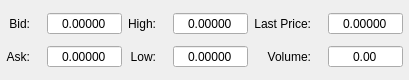
       <widget class="QWidget" name="widgetMarket" native="true">
        <property name="sizePolicy">
         <sizepolicy hsizetype="Preferred" vsizetype="Preferred">
          <horstretch>0</horstretch>
          <verstretch>0</verstretch>
         </sizepolicy>
        </property>
        <property name="minimumSize">
         <size>
          <width>0</width>
          <height>0</height>
         </size>
        </property>
        <property name="maximumSize">
         <size>
          <width>500</width>
          <height>80</height>
         </size>
        </property>
        <property name="accessibleName">
         <string>MARKET_GROUPBOX</string>
        </property>
        <property name="accessibleDescription">
         <string/>
        </property>
        <layout class="QHBoxLayout" name="horizontalLayout_12">
         <property name="spacing">
          <number>6</number>
         </property>
         <property name="leftMargin">
          <number>6</number>
         </property>
         <property name="topMargin">
          <number>8</number>
         </property>
         <property name="rightMargin">
          <number>6</number>
         </property>
         <property name="bottomMargin">
          <number>8</number>
         </property>
         <item>
          <layout class="QGridLayout" name="gridLayout_11">
           <property name="horizontalSpacing">
            <number>4</number>
           </property>
           <property name="verticalSpacing">
            <number>6</number>
           </property>
           <item row="0" column="0">
            <widget class="QLabel" name="bidsLabelIndicator">
             <property name="sizePolicy">
              <sizepolicy hsizetype="Preferred" vsizetype="Preferred">
               <horstretch>0</horstretch>
               <verstretch>0</verstretch>
              </sizepolicy>
             </property>
             <property name="accessibleName">
              <string>TR00008</string>
             </property>
             <property name="text">
              <string>Bid:</string>
             </property>
             <property name="alignment">
              <set>Qt::AlignRight|Qt::AlignTrailing|Qt::AlignVCenter</set>
             </property>
            </widget>
           </item>
           <item row="0" column="1">
            <widget class="QLabel" name="usdLabel2">
             <property name="sizePolicy">
              <sizepolicy hsizetype="Maximum" vsizetype="Preferred">
               <horstretch>0</horstretch>
               <verstretch>0</verstretch>
              </sizepolicy>
             </property>
             <property name="font">
              <font>
               <pointsize>11</pointsize>
               <weight>50</weight>
               <bold>false</bold>
              </font>
             </property>
             <property name="accessibleDescription">
              <string>USD_ICON</string>
             </property>
             <property name="text">
              <string/>
             </property>
             <property name="alignment">
              <set>Qt::AlignCenter</set>
             </property>
            </widget>
           </item>
           <item row="0" column="2">
            <widget class="QDoubleSpinBox" name="marketBid">
             <property name="sizePolicy">
              <sizepolicy hsizetype="Preferred" vsizetype="Fixed">
               <horstretch>0</horstretch>
               <verstretch>0</verstretch>
              </sizepolicy>
             </property>
             <property name="minimumSize">
              <size>
               <width>70</width>
               <height>0</height>
              </size>
             </property>
             <property name="whatsThis">
              <string>BidPrice</string>
             </property>
             <property name="accessibleName">
              <string>PRICE</string>
             </property>
             <property name="accessibleDescription">
              <string>CAN_BE_ZERO</string>
             </property>
             <property name="alignment">
              <set>Qt::AlignCenter</set>
             </property>
             <property name="readOnly">
              <bool>true</bool>
             </property>
             <property name="buttonSymbols">
              <enum>QAbstractSpinBox::NoButtons</enum>
             </property>
             <property name="prefix">
              <string/>
             </property>
             <property name="decimals">
              <number>5</number>
             </property>
             <property name="minimum">
              <double>0.000000000000000</double>
             </property>
             <property name="maximum">
              <double>9999.000000000000000</double>
             </property>
            </widget>
           </item>
           <item row="1" column="0">
            <widget class="QLabel" name="asksLabelIndicator">
             <property name="sizePolicy">
              <sizepolicy hsizetype="Preferred" vsizetype="Preferred">
               <horstretch>0</horstretch>
               <verstretch>0</verstretch>
              </sizepolicy>
             </property>
             <property name="accessibleName">
              <string>TR00009</string>
             </property>
             <property name="text">
              <string>Ask:</string>
             </property>
             <property name="alignment">
              <set>Qt::AlignRight|Qt::AlignTrailing|Qt::AlignVCenter</set>
             </property>
            </widget>
           </item>
           <item row="1" column="1">
            <widget class="QLabel" name="usdLabel3">
             <property name="sizePolicy">
              <sizepolicy hsizetype="Maximum" vsizetype="Preferred">
               <horstretch>0</horstretch>
               <verstretch>0</verstretch>
              </sizepolicy>
             </property>
             <property name="font">
              <font>
               <pointsize>11</pointsize>
               <weight>50</weight>
               <bold>false</bold>
              </font>
             </property>
             <property name="accessibleDescription">
              <string>USD_ICON</string>
             </property>
             <property name="text">
              <string/>
             </property>
             <property name="alignment">
              <set>Qt::AlignCenter</set>
             </property>
            </widget>
           </item>
           <item row="1" column="2">
            <widget class="QDoubleSpinBox" name="marketAsk">
             <property name="sizePolicy">
              <sizepolicy hsizetype="Preferred" vsizetype="Fixed">
               <horstretch>0</horstretch>
               <verstretch>0</verstretch>
              </sizepolicy>
             </property>
             <property name="minimumSize">
              <size>
               <width>70</width>
               <height>0</height>
              </size>
             </property>
             <property name="whatsThis">
              <string>AskPrice</string>
             </property>
             <property name="accessibleName">
              <string>PRICE</string>
             </property>
             <property name="accessibleDescription">
              <string>CAN_BE_ZERO</string>
             </property>
             <property name="alignment">
              <set>Qt::AlignCenter</set>
             </property>
             <property name="readOnly">
              <bool>true</bool>
             </property>
             <property name="buttonSymbols">
              <enum>QAbstractSpinBox::NoButtons</enum>
             </property>
             <property name="prefix">
              <string/>
             </property>
             <property name="decimals">
              <number>5</number>
             </property>
             <property name="minimum">
              <double>0.000000000000000</double>
             </property>
             <property name="maximum">
              <double>9999.000000000000000</double>
             </property>
            </widget>
           </item>
          </layout>
         </item>
         <item>
          <layout class="QGridLayout" name="highLowLayout">
           <property name="sizeConstraint">
            <enum>QLayout::SetDefaultConstraint</enum>
           </property>
           <property name="leftMargin">
            <number>0</number>
           </property>
           <property name="horizontalSpacing">
            <number>4</number>
           </property>
           <property name="verticalSpacing">
            <number>6</number>
           </property>
           <item row="1" column="0">
            <widget class="QLabel" name="label_21">
             <property name="sizePolicy">
              <sizepolicy hsizetype="Preferred" vsizetype="Preferred">
               <horstretch>0</horstretch>
               <verstretch>0</verstretch>
              </sizepolicy>
             </property>
             <property name="accessibleName">
              <string>TR00011</string>
             </property>
             <property name="text">
              <string>Low:</string>
             </property>
             <property name="alignment">
              <set>Qt::AlignRight|Qt::AlignTrailing|Qt::AlignVCenter</set>
             </property>
            </widget>
           </item>
           <item row="0" column="2">
            <widget class="QDoubleSpinBox" name="marketHigh">
             <property name="sizePolicy">
              <sizepolicy hsizetype="Preferred" vsizetype="Fixed">
               <horstretch>0</horstretch>
               <verstretch>0</verstretch>
              </sizepolicy>
             </property>
             <property name="minimumSize">
              <size>
               <width>70</width>
               <height>0</height>
              </size>
             </property>
             <property name="whatsThis">
              <string>HighPrice</string>
             </property>
             <property name="accessibleName">
              <string>PRICE</string>
             </property>
             <property name="accessibleDescription">
              <string>CAN_BE_ZERO</string>
             </property>
             <property name="alignment">
              <set>Qt::AlignCenter</set>
             </property>
             <property name="readOnly">
              <bool>true</bool>
             </property>
             <property name="buttonSymbols">
              <enum>QAbstractSpinBox::NoButtons</enum>
             </property>
             <property name="prefix">
              <string/>
             </property>
             <property name="decimals">
              <number>5</number>
             </property>
             <property name="minimum">
              <double>0.000000000000000</double>
             </property>
             <property name="maximum">
              <double>9999.000000000000000</double>
             </property>
            </widget>
           </item>
           <item row="1" column="2">
            <widget class="QDoubleSpinBox" name="marketLow">
             <property name="sizePolicy">
              <sizepolicy hsizetype="Preferred" vsizetype="Fixed">
               <horstretch>0</horstretch>
               <verstretch>0</verstretch>
              </sizepolicy>
             </property>
             <property name="minimumSize">
              <size>
               <width>70</width>
               <height>0</height>
              </size>
             </property>
             <property name="whatsThis">
              <string>LowPrice</string>
             </property>
             <property name="accessibleName">
              <string>PRICE</string>
             </property>
             <property name="accessibleDescription">
              <string>CAN_BE_ZERO</string>
             </property>
             <property name="alignment">
              <set>Qt::AlignCenter</set>
             </property>
             <property name="readOnly">
              <bool>true</bool>
             </property>
             <property name="buttonSymbols">
              <enum>QAbstractSpinBox::NoButtons</enum>
             </property>
             <property name="prefix">
              <string/>
             </property>
             <property name="decimals">
              <number>5</number>
             </property>
             <property name="minimum">
              <double>0.000000000000000</double>
             </property>
             <property name="maximum">
              <double>9999.000000000000000</double>
             </property>
            </widget>
           </item>
           <item row="1" column="1">
            <widget class="QLabel" name="usdLabel5">
             <property name="sizePolicy">
              <sizepolicy hsizetype="Maximum" vsizetype="Preferred">
               <horstretch>0</horstretch>
               <verstretch>0</verstretch>
              </sizepolicy>
             </property>
             <property name="font">
              <font>
               <pointsize>11</pointsize>
               <weight>50</weight>
               <bold>false</bold>
              </font>
             </property>
             <property name="accessibleDescription">
              <string>USD_ICON</string>
             </property>
             <property name="text">
              <string/>
             </property>
             <property name="alignment">
              <set>Qt::AlignCenter</set>
             </property>
            </widget>
           </item>
           <item row="0" column="0">
            <widget class="QLabel" name="label_20">
             <property name="sizePolicy">
              <sizepolicy hsizetype="Preferred" vsizetype="Preferred">
               <horstretch>0</horstretch>
               <verstretch>0</verstretch>
              </sizepolicy>
             </property>
             <property name="accessibleName">
              <string>TR00010</string>
             </property>
             <property name="text">
              <string>High:</string>
             </property>
             <property name="alignment">
              <set>Qt::AlignRight|Qt::AlignTrailing|Qt::AlignVCenter</set>
             </property>
            </widget>
           </item>
           <item row="0" column="1">
            <widget class="QLabel" name="usdLabel4">
             <property name="sizePolicy">
              <sizepolicy hsizetype="Maximum" vsizetype="Preferred">
               <horstretch>0</horstretch>
               <verstretch>0</verstretch>
              </sizepolicy>
             </property>
             <property name="font">
              <font>
               <pointsize>11</pointsize>
               <weight>50</weight>
               <bold>false</bold>
              </font>
             </property>
             <property name="accessibleDescription">
              <string>USD_ICON</string>
             </property>
             <property name="text">
              <string/>
             </property>
             <property name="alignment">
              <set>Qt::AlignCenter</set>
             </property>
            </widget>
           </item>
          </layout>
         </item>
         <item>
          <layout class="QGridLayout" name="gridLayout_16">
           <property name="sizeConstraint">
            <enum>QLayout::SetMaximumSize</enum>
           </property>
           <property name="leftMargin">
            <number>0</number>
           </property>
           <property name="topMargin">
            <number>0</number>
           </property>
           <property name="horizontalSpacing">
            <number>4</number>
           </property>
           <property name="verticalSpacing">
            <number>6</number>
           </property>
           <item row="1" column="0">
            <widget class="QLabel" name="marketVolumeLabel">
             <property name="sizePolicy">
              <sizepolicy hsizetype="Preferred" vsizetype="Preferred">
               <horstretch>0</horstretch>
               <verstretch>0</verstretch>
              </sizepolicy>
             </property>
             <property name="accessibleName">
              <string>TR00013</string>
             </property>
             <property name="text">
              <string>Volume:</string>
             </property>
             <property name="alignment">
              <set>Qt::AlignRight|Qt::AlignTrailing|Qt::AlignVCenter</set>
             </property>
            </widget>
           </item>
           <item row="1" column="1">
            <widget class="QLabel" name="btcLabel4">
             <property name="sizePolicy">
              <sizepolicy hsizetype="Maximum" vsizetype="Preferred">
               <horstretch>0</horstretch>
               <verstretch>0</verstretch>
              </sizepolicy>
             </property>
             <property name="font">
              <font>
               <pointsize>11</pointsize>
               <weight>50</weight>
               <bold>false</bold>
              </font>
             </property>
             <property name="accessibleDescription">
              <string>BTC_ICON</string>
             </property>
             <property name="text">
              <string/>
             </property>
             <property name="alignment">
              <set>Qt::AlignCenter</set>
             </property>
            </widget>
           </item>
           <item row="1" column="2">
            <widget class="QDoubleSpinBox" name="marketVolume">
             <property name="sizePolicy">
              <sizepolicy hsizetype="Preferred" vsizetype="Fixed">
               <horstretch>0</horstretch>
               <verstretch>0</verstretch>
              </sizepolicy>
             </property>
             <property name="minimumSize">
              <size>
               <width>70</width>
               <height>0</height>
              </size>
             </property>
             <property name="whatsThis">
              <string>DayVolume</string>
             </property>
             <property name="accessibleName">
              <string/>
             </property>
             <property name="alignment">
              <set>Qt::AlignCenter</set>
             </property>
             <property name="readOnly">
              <bool>true</bool>
             </property>
             <property name="buttonSymbols">
              <enum>QAbstractSpinBox::NoButtons</enum>
             </property>
             <property name="specialValueText">
              <string/>
             </property>
             <property name="prefix">
              <string/>
             </property>
             <property name="decimals">
              <number>2</number>
             </property>
             <property name="minimum">
              <double>0.000000000000000</double>
             </property>
             <property name="maximum">
              <double>9999999.000000000000000</double>
             </property>
             <property name="singleStep">
              <double>0.100000000000000</double>
             </property>
            </widget>
           </item>
           <item row="0" column="2">
            <widget class="QDoubleSpinBox" name="marketLast">
             <property name="sizePolicy">
              <sizepolicy hsizetype="Preferred" vsizetype="Fixed">
               <horstretch>0</horstretch>
               <verstretch>0</verstretch>
              </sizepolicy>
             </property>
             <property name="minimumSize">
              <size>
               <width>70</width>
               <height>0</height>
              </size>
             </property>
             <property name="whatsThis">
              <string>LastPrice</string>
             </property>
             <property name="accessibleName">
              <string>PRICE</string>
             </property>
             <property name="accessibleDescription">
              <string>CAN_BE_ZERO</string>
             </property>
             <property name="alignment">
              <set>Qt::AlignCenter</set>
             </property>
             <property name="readOnly">
              <bool>true</bool>
             </property>
             <property name="buttonSymbols">
              <enum>QAbstractSpinBox::NoButtons</enum>
             </property>
             <property name="prefix">
              <string/>
             </property>
             <property name="decimals">
              <number>5</number>
             </property>
             <property name="minimum">
              <double>0.000000000000000</double>
             </property>
             <property name="maximum">
              <double>9999.000000000000000</double>
             </property>
            </widget>
           </item>
           <item row="0" column="0">
            <widget class="QLabel" name="label_24">
             <property name="sizePolicy">
              <sizepolicy hsizetype="Preferred" vsizetype="Preferred">
               <horstretch>0</horstretch>
               <verstretch>0</verstretch>
              </sizepolicy>
             </property>
             <property name="accessibleName">
              <string>TR00012</string>
             </property>
             <property name="text">
              <string>Last Price:</string>
             </property>
             <property name="alignment">
              <set>Qt::AlignRight|Qt::AlignTrailing|Qt::AlignVCenter</set>
             </property>
            </widget>
           </item>
           <item row="0" column="1">
            <widget class="QLabel" name="usdLabel6">
             <property name="sizePolicy">
              <sizepolicy hsizetype="Maximum" vsizetype="Preferred">
               <horstretch>0</horstretch>
               <verstretch>0</verstretch>
              </sizepolicy>
             </property>
             <property name="font">
              <font>
               <pointsize>11</pointsize>
               <weight>50</weight>
               <bold>false</bold>
              </font>
             </property>
             <property name="accessibleDescription">
              <string>USD_ICON</string>
             </property>
             <property name="text">
              <string/>
             </property>
             <property name="alignment">
              <set>Qt::AlignCenter</set>
             </property>
            </widget>
           </item>
          </layout>
         </item>
        </layout>
       </widget>
